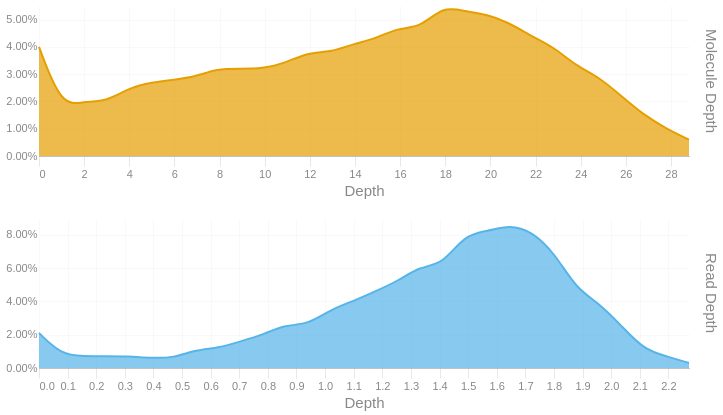

Notebook code for this chart:
### Code cell
readdep = depth_hist(tb['Read Depth'], q99, 3)
readdep = readdep.with_columns(pl.lit('Read Depth').alias('Metric'))
if not SKIPLR:
    moldep = depth_hist(tb['Molecule Depth'], mol_q99, 1)
    moldep = moldep.with_columns(pl.lit('Molecule Depth').alias('Metric'))
    _hist = pl.concat([readdep, moldep])
    _hist = _hist.filter(pl.col('Proportion') != 0)
    with SafeRender(_hist):
        (
            alt.Chart(_hist)        
            .mark_area(interpolate = "basis")
            .encode(
                x=alt.X('Bin:Q').scale(domainMin=0).axis(alt.Axis(title='Depth')),
                y = alt.Y('Proportion:Q', title = None).axis(format = '.2%'),
                color = alt.Color('Metric:N').legend(None),
                row = alt.Row("Metric:N").header(title = None, labelOrient = 'right'),
                tooltip = [
                    alt.Tooltip("Metric:N", title = "Metric"),
                    alt.Tooltip('Interval:N', title = "Depth Interval"),
                    alt.Tooltip('Proportion:Q', title = "% Alignments").format('.2%')
                ]
            )
            .resolve_scale(x='independent', y='independent')
            .properties(
                height = 150, width = 650,
                usermeta={'embedOptions': {'downloadFileName': f'{samplename}.depth.hist'}}
            )
        ).display()
else:
    readdep = readdep.filter(pl.col('Proportion') != 0)
    with SafeRender(readdep):
        (
            alt.Chart(readdep)        
            .mark_area(interpolate = "basis")
            .encode(
                x=alt.X('Bin:Q').scale(domainMin=0).axis(alt.Axis(title='Depth')),
                y = alt.Y('Proportion:Q', title = None).axis(format = '.2%'),
                tooltip = [
                    alt.Tooltip('Interval:N', title = "Depth Interval"),
                    alt.Tooltip('Proportion:Q', title = "% Alignments").format('.2%')
                ]
            )
            .properties(
                usermeta={'embedOptions': {'downloadFileName': f'{samplename}.depth.hist'}}
            )
        ).display()

### Figure 1 — Vega-Lite specification as saved in the notebook (floating-point values rounded to 4 significant figures)
{"width": 650, "height": 150, "config": {"title": {"anchor": "start", "dy": -15, "fontSize": 18, "color": "#888888", "subtitleColor": "#888888", "subtitleFontSize": 14}, "arc": {"fill": "#0072B2"}, "axis": {"domainColor": "#888888", "domainWidth": 0.5, "gridWidth": 0.2, "grid": false, "titleFontWeight": 400, "titleFontSize": 15, "labelFontSize": 11, "labelColor": "#888888", "tickColor": "#888888", "tickWidth": 0.2, "titleColor": "#888888"}, "axisBand": {"grid": false}, "axisX": {"grid": true, "tickSize": 10, "domainCap": "round"}, "axisY": {"domain": false, "grid": true, "tickSize": 0, "domainCap": "round"}, "background": "transparent", "header": {"labelFontSize": 15, "labelColor": "#888888", "titleFontSize": 15, "titleFontWeight": 600, "titleColor": "#888888"}, "legend": {"labelFont": "sans-serif", "labelFontSize": 12, "labelColor": "#888888", "symbolSize": 100, "symbolType": "circle", "titleFontSize": 12, "titlePadding": 10, "titleColor": "#888888", "title": null}, "range": {"category": ["#E69F00", "#56B4E9", "#009E73", "#F0E442", "#0072B2", "#D55E00", "#CC79A7", "#000000"], "diverging": ["#cfe8f3", "#a2d4ec", "#73bfe2", "#46abdb", "#1696d2", "#12719e"]}, "area": {"fill": "#0072B2", "fillOpacity": 0.7, "line": true, "strokeOpacity": 0.7}, "line": {"color": "#0072B2", "stroke": "#0072B2", "strokeWidth": 2}, "trail": {"color": "#0072B2", "stroke": "#0072B2", "strokeWidth": 0, "size": 1}, "point": {"filled": true, "fillOpacity": 1.0, "size": 95}, "text": {"color": "#888888", "fontSize": 11, "align": "right", "fontWeight": 400, "size": 11}, "bar": {"fill": "#0072B2", "stroke": null}, "view": {"stroke": null, "continuousWidth": 660, "continuousHeight": 400}}, "data": {"name": "data-bd0896997acf48b358018ee4b93606d5"}, "mark": {"type": "area", "interpolate": "basis"}, "encoding": {"color": {"field": "Metric", "legend": null, "type": "nominal"}, "row": {"field": "Metric", "header": {"title": null, "labelOrient": "right"}, "type": "nominal"}, "tooltip": [{"field": "Metric", "title": "Metric", "type": "nominal"}, {"field": "Interval", "title": "Depth Interval", "type": "nominal"}, {"field": "Proportion", "format": ".2%", "title": "% Alignments", "type": "quantitative"}], "x": {"axis": {"title": "Depth"}, "field": "Bin", "scale": {"domainMin": 0}, "type": "quantitative"}, "y": {"axis": {"format": ".2%"}, "field": "Proportion", "title": null, "type": "quantitative"}}, "resolve": {"scale": {"x": "independent", "y": "independent"}}, "usermeta": {"embedOptions": {"downloadFileName": "S6_Kennetcook_3567.depth.hist"}}, "$schema": "https://vega.github.io/schema/vega-lite/v6.1.0.json", "datasets": {"data-bd0896997acf48b358018ee4b93606d5": [{"Bin": 0.0, "Interval": "0.0-0.078", "Proportion": 0.021, "Metric": "Read Depth"}, {"Bin": 0.078, "Interval": "0.078-0.157", "Proportion": 0.008, "Metric": "Read Depth"}, {"Bin": 0.157, "Interval": "0.157-0.235", "Proportion": 0.007, "Metric": "Read Depth"}, {"Bin": 0.235, "Interval": "0.235-0.313", "Proportion": 0.007, "Metric": "Read Depth"}, {"Bin": 0.313, "Interval": "0.313-0.392", "Proportion": 0.007, "Metric": "Read Depth"}, {"Bin": 0.392, "Interval": "0.392-0.47", "Proportion": 0.006, "Metric": "Read Depth"}, {"Bin": 0.47, "Interval": "0.47-0.548", "Proportion": 0.006, "Metric": "Read Depth"}, {"Bin": 0.548, "Interval": "0.548-0.627", "Proportion": 0.011, "Metric": "Read Depth"}, {"Bin": 0.627, "Interval": "0.627-0.705", "Proportion": 0.012, "Metric": "Read Depth"}, {"Bin": 0.705, "Interval": "0.705-0.783", "Proportion": 0.016, "Metric": "Read Depth"}, {"Bin": 0.783, "Interval": "0.783-0.862", "Proportion": 0.02, "Metric": "Read Depth"}, {"Bin": 0.862, "Interval": "0.862-0.94", "Proportion": 0.026, "Metric": "Read Depth"}, {"Bin": 0.94, "Interval": "0.94-1.018", "Proportion": 0.026, "Metric": "Read Depth"}, {"Bin": 1.018, "Interval": "1.018-1.097", "Proportion": 0.035, "Metric": "Read Depth"}, {"Bin": 1.097, "Interval": "1.097-1.175", "Proportion": 0.04, "Metric": "Read Depth"}, {"Bin": 1.175, "Interval": "1.175-1.253", "Proportion": 0.046, "Metric": "Read Depth"}, {"Bin": 1.253, "Interval": "1.253-1.332", "Proportion": 0.052, "Metric": "Read Depth"}, {"Bin": 1.332, "Interval": "1.332-1.41", "Proportion": 0.061, "Metric": "Read Depth"}, {"Bin": 1.41, "Interval": "1.41-1.488", "Proportion": 0.062, "Metric": "Read Depth"}, {"Bin": 1.488, "Interval": "1.488-1.567", "Proportion": 0.08, "Metric": "Read Depth"}, {"Bin": 1.567, "Interval": "1.567-1.645", "Proportion": 0.082, "Metric": "Read Depth"}, {"Bin": 1.645, "Interval": "1.645-1.723", "Proportion": 0.086, "Metric": "Read Depth"}, {"Bin": 1.723, "Interval": "1.723-1.802", "Proportion": 0.082, "Metric": "Read Depth"}, {"Bin": 1.802, "Interval": "1.802-1.88", "Proportion": 0.069, "Metric": "Read Depth"}, {"Bin": 1.88, "Interval": "1.88-1.958", "Proportion": 0.047, "Metric": "Read Depth"}, {"Bin": 1.958, "Interval": "1.958-2.037", "Proportion": 0.039, "Metric": "Read Depth"}, {"Bin": 2.037, "Interval": "2.037-2.115", "Proportion": 0.025, "Metric": "Read Depth"}, {"Bin": 2.115, "Interval": "2.115-2.193", "Proportion": 0.011, "Metric": "Read Depth"}, {"Bin": 2.193, "Interval": "2.193-2.272", "Proportion": 0.007, "Metric": "Read Depth"}, {"Bin": 2.272, "Interval": "2.272-2.35", "Proportion": 0.003, "Metric": "Read Depth"}, {"Bin": 0.0, "Interval": "0.0-1.0", "Proportion": 0.04, "Metric": "Molecule Depth"}, {"Bin": 1.0, "Interval": "1.0-2.0", "Proportion": 0.018, "Metric": "Molecule Depth"}, {"Bin": 2.0, "Interval": "2.0-3.0", "Proportion": 0.02, "Metric": "Molecule Depth"}, {"Bin": 3.0, "Interval": "3.0-4.0", "Proportion": 0.02, "Metric": "Molecule Depth"}, {"Bin": 4.0, "Interval": "4.0-5.0", "Proportion": 0.025, "Metric": "Molecule Depth"}, {"Bin": 5.0, "Interval": "5.0-6.0", "Proportion": 0.027, "Metric": "Molecule Depth"}, {"Bin": 6.0, "Interval": "6.0-6.9", "Proportion": 0.028, "Metric": "Molecule Depth"}, {"Bin": 6.9, "Interval": "6.9-7.9", "Proportion": 0.029, "Metric": "Molecule Depth"}, {"Bin": 7.9, "Interval": "7.9-8.9", "Proportion": 0.032, "Metric": "Molecule Depth"}, {"Bin": 8.9, "Interval": "8.9-9.9", "Proportion": 0.032, "Metric": "Molecule Depth"}, {"Bin": 9.9, "Interval": "9.9-10.9", "Proportion": 0.032, "Metric": "Molecule Depth"}, {"Bin": 10.9, "Interval": "10.9-11.9", "Proportion": 0.034, "Metric": "Molecule Depth"}, {"Bin": 11.9, "Interval": "11.9-12.9", "Proportion": 0.038, "Metric": "Molecule Depth"}, {"Bin": 12.9, "Interval": "12.9-13.9", "Proportion": 0.038, "Metric": "Molecule Depth"}, {"Bin": 13.9, "Interval": "13.9-14.9", "Proportion": 0.041, "Metric": "Molecule Depth"}, {"Bin": 14.9, "Interval": "14.9-15.9", "Proportion": 0.043, "Metric": "Molecule Depth"}, {"Bin": 15.9, "Interval": "15.9-16.9", "Proportion": 0.047, "Metric": "Molecule Depth"}, {"Bin": 16.9, "Interval": "16.9-17.9", "Proportion": 0.047, "Metric": "Molecule Depth"}, {"Bin": 17.9, "Interval": "17.9-18.9", "Proportion": 0.055, "Metric": "Molecule Depth"}, {"Bin": 18.9, "Interval": "18.9-19.8", "Proportion": 0.053, "Metric": "Molecule Depth"}, {"Bin": 19.8, "Interval": "19.8-20.8", "Proportion": 0.052, "Metric": "Molecule Depth"}, {"Bin": 20.8, "Interval": "20.8-21.8", "Proportion": 0.049, "Metric": "Molecule Depth"}, {"Bin": 21.8, "Interval": "21.8-22.8", "Proportion": 0.044, "Metric": "Molecule Depth"}, {"Bin": 22.8, "Interval": "22.8-23.8", "Proportion": 0.04, "Metric": "Molecule Depth"}, {"Bin": 23.8, "Interval": "23.8-24.8", "Proportion": 0.033, "Metric": "Molecule Depth"}, {"Bin": 24.8, "Interval": "24.8-25.8", "Proportion": 0.029, "Metric": "Molecule Depth"}, {"Bin": 25.8, "Interval": "25.8-26.8", "Proportion": 0.022, "Metric": "Molecule Depth"}, {"Bin": 26.8, "Interval": "26.8-27.8", "Proportion": 0.015, "Metric": "Molecule Depth"}, {"Bin": 27.8, "Interval": "27.8-28.8", "Proportion": 0.01, "Metric": "Molecule Depth"}, {"Bin": 28.8, "Interval": "28.8-29.77", "Proportion": 0.006, "Metric": "Molecule Depth"}]}}
